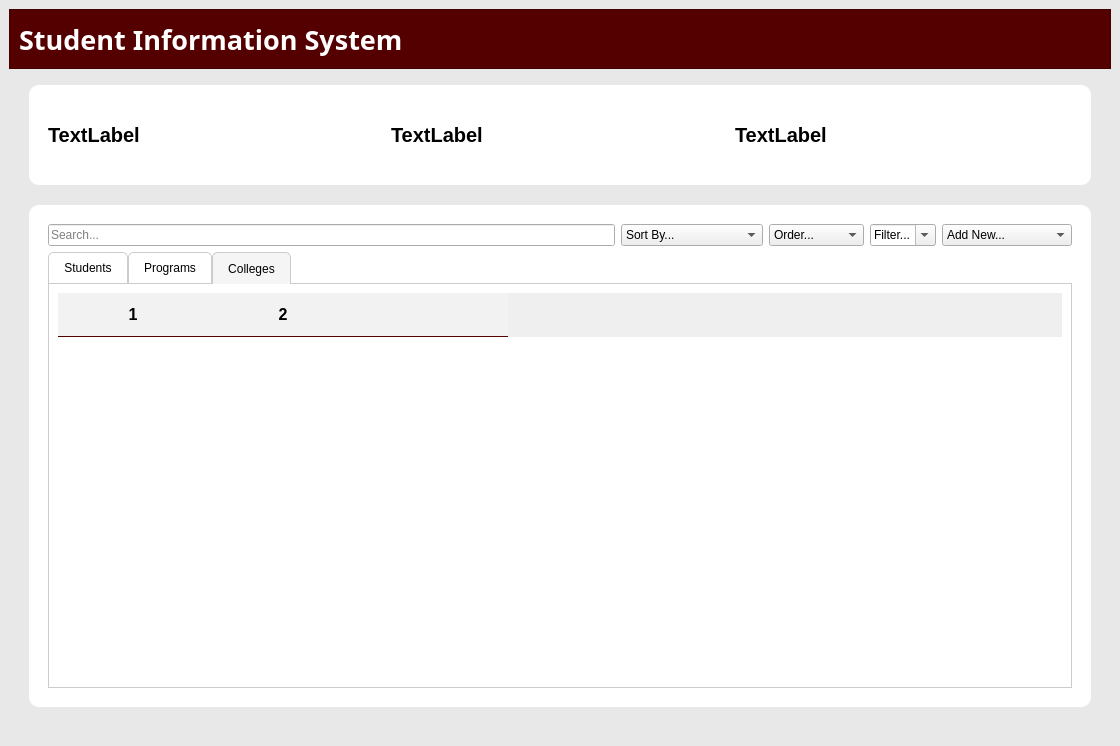
<?xml version="1.0" encoding="UTF-8"?>
<ui version="4.0">
 <class>MainWindow</class>
 <widget class="QMainWindow" name="MainWindow">
  <property name="geometry">
   <rect>
    <x>0</x>
    <y>0</y>
    <width>1120</width>
    <height>746</height>
   </rect>
  </property>
  <property name="sizePolicy">
   <sizepolicy hsizetype="Expanding" vsizetype="Expanding">
    <horstretch>0</horstretch>
    <verstretch>0</verstretch>
   </sizepolicy>
  </property>
  <property name="windowTitle">
   <string>MainWindow</string>
  </property>
  <property name="styleSheet">
   <string notr="true">QMainWindow {
    background-color: rgb(232, 232, 232);
}

QTableWidget {
    background-color: #fff;
    border: none;
    gridline-color: #ddd;
}
QHeaderView::section {
    background-color: #f2f2f2;
    font-weight: bold;
    border: none;
    padding: 10px;
}</string>
  </property>
  <widget class="QWidget" name="centralwidget">
   <property name="sizePolicy">
    <sizepolicy hsizetype="Expanding" vsizetype="Expanding">
     <horstretch>0</horstretch>
     <verstretch>0</verstretch>
    </sizepolicy>
   </property>
   <property name="minimumSize">
    <size>
     <width>1120</width>
     <height>746</height>
    </size>
   </property>
   <property name="styleSheet">
    <string notr="true">QFrame#tables, QFrame#stats {
    background-color: white;
    border-radius: 10px;
    padding: 10px;
}</string>
   </property>
   <layout class="QVBoxLayout" name="verticalLayout_2" stretch="1,11">
    <item>
     <layout class="QVBoxLayout" name="header_2">
      <item>
       <widget class="QFrame" name="header">
        <property name="sizePolicy">
         <sizepolicy hsizetype="Expanding" vsizetype="Expanding">
          <horstretch>0</horstretch>
          <verstretch>0</verstretch>
         </sizepolicy>
        </property>
        <property name="styleSheet">
         <string notr="true">QFrame{
	background-color: rgb(85, 0, 0);
}</string>
        </property>
        <property name="frameShape">
         <enum>QFrame::StyledPanel</enum>
        </property>
        <property name="frameShadow">
         <enum>QFrame::Raised</enum>
        </property>
        <layout class="QVBoxLayout" name="verticalLayout_4">
         <item>
          <widget class="QLabel" name="label">
           <property name="font">
            <font>
             <family>Gill Sans MT</family>
             <pointsize>20</pointsize>
             <weight>75</weight>
             <bold>true</bold>
            </font>
           </property>
           <property name="styleSheet">
            <string notr="true">QLabel{
	color: white;
	border: none;
}</string>
           </property>
           <property name="text">
            <string>Student Information System</string>
           </property>
          </widget>
         </item>
        </layout>
       </widget>
      </item>
     </layout>
    </item>
    <item>
     <layout class="QVBoxLayout" name="verticalLayout" stretch="2,10">
      <property name="spacing">
       <number>20</number>
      </property>
      <property name="sizeConstraint">
       <enum>QLayout::SetMinimumSize</enum>
      </property>
      <property name="leftMargin">
       <number>20</number>
      </property>
      <property name="topMargin">
       <number>10</number>
      </property>
      <property name="rightMargin">
       <number>20</number>
      </property>
      <property name="bottomMargin">
       <number>30</number>
      </property>
      <item>
       <widget class="QFrame" name="stats">
        <property name="sizePolicy">
         <sizepolicy hsizetype="Expanding" vsizetype="Expanding">
          <horstretch>0</horstretch>
          <verstretch>0</verstretch>
         </sizepolicy>
        </property>
        <property name="styleSheet">
         <string notr="true">QFrame #welcome{
    background-color: #fff;       
    border: 1px solid #ddd;       
    border-radius: 20px;    
    padding: 10px;             
}

QLabel{
	font-weight: bold;
	font-size: 20px;
}

</string>
        </property>
        <property name="frameShape">
         <enum>QFrame::StyledPanel</enum>
        </property>
        <property name="frameShadow">
         <enum>QFrame::Raised</enum>
        </property>
        <layout class="QHBoxLayout" name="horizontalLayout_2">
         <item>
          <layout class="QHBoxLayout" name="horizontalLayout" stretch="1,1,1">
           <item>
            <widget class="QLabel" name="studentCount">
             <property name="text">
              <string>TextLabel</string>
             </property>
            </widget>
           </item>
           <item>
            <widget class="QLabel" name="programCount">
             <property name="text">
              <string>TextLabel</string>
             </property>
            </widget>
           </item>
           <item>
            <widget class="QLabel" name="collegeCount">
             <property name="text">
              <string>TextLabel</string>
             </property>
            </widget>
           </item>
          </layout>
         </item>
        </layout>
       </widget>
      </item>
      <item>
       <widget class="QFrame" name="tables">
        <property name="styleSheet">
         <string notr="true">QHeaderView::section, QTableWidget::item {
    border-bottom: 1px solid rgb(85, 0, 0);
}

QHeaderView::section:last{
	color:transparent;
}

QTableWidget::item {
    background: white;
}

QTableWidget::item:selected {
    background-color: lightblue;
	color: rgb(85, 0, 0);
}

QTableWidget::item:hover {
    background-color: lightblue;
	color: rgb(85, 0, 0);
}

QTableWidget::row:hover {
    background-color: lightblue;
	color: rgb(85, 0, 0);
}
</string>
        </property>
        <property name="frameShape">
         <enum>QFrame::StyledPanel</enum>
        </property>
        <property name="frameShadow">
         <enum>QFrame::Raised</enum>
        </property>
        <layout class="QVBoxLayout" name="verticalLayout_3" stretch="1,11">
         <item>
          <layout class="QHBoxLayout" name="functions" stretch="8,2,0,0,1">
           <item>
            <widget class="QLineEdit" name="searchInput">
             <property name="placeholderText">
              <string>Search...</string>
             </property>
            </widget>
           </item>
           <item>
            <widget class="QComboBox" name="sortBy">
             <item>
              <property name="text">
               <string>Sort By...</string>
              </property>
             </item>
            </widget>
           </item>
           <item>
            <widget class="QComboBox" name="sortOrder">
             <item>
              <property name="text">
               <string>Order...</string>
              </property>
             </item>
             <item>
              <property name="text">
               <string>Ascending</string>
              </property>
             </item>
             <item>
              <property name="text">
               <string>Descending</string>
              </property>
             </item>
            </widget>
           </item>
           <item>
            <widget class="QComboBox" name="filterCombo">
             <property name="editable">
              <bool>true</bool>
             </property>
             <property name="insertPolicy">
              <enum>QComboBox::NoInsert</enum>
             </property>
             <item>
              <property name="text">
               <string>Filter...</string>
              </property>
             </item>
            </widget>
           </item>
           <item>
            <widget class="QComboBox" name="addButton">
             <item>
              <property name="text">
               <string>Add New...</string>
              </property>
             </item>
             <item>
              <property name="text">
               <string>Add New Student</string>
              </property>
             </item>
             <item>
              <property name="text">
               <string>Add New Program</string>
              </property>
             </item>
             <item>
              <property name="text">
               <string>Add New College</string>
              </property>
             </item>
            </widget>
           </item>
          </layout>
         </item>
         <item>
          <widget class="QTabWidget" name="tabWidget">
           <property name="styleSheet">
            <string notr="true">QTabBar::tab {
    background: white;
    border: 1px solid #ccc;
    border-top-left-radius: 5px;
    border-top-right-radius: 5px;
    padding: 8px 15px;
}


QTabBar::tab:selected {
    background: #f5f5f5;
    border: 1px solid #ccc;
    border-bottom: none;
}

QTabWidget::pane {
    border: 1px solid #ccc;
    top: -1px;
}</string>
           </property>
           <property name="currentIndex">
            <number>2</number>
           </property>
           <widget class="QWidget" name="tab">
            <attribute name="title">
             <string>Students</string>
            </attribute>
            <layout class="QHBoxLayout" name="horizontalLayout_3">
             <item>
              <widget class="QTableWidget" name="studentsTable">
               <property name="font">
                <font>
                 <pointsize>12</pointsize>
                </font>
               </property>
               <property name="mouseTracking">
                <bool>true</bool>
               </property>
               <property name="styleSheet">
                <string notr="true"/>
               </property>
               <property name="locale">
                <locale language="Javanese" country="Indonesia"/>
               </property>
               <property name="verticalScrollBarPolicy">
                <enum>Qt::ScrollBarAlwaysOn</enum>
               </property>
               <property name="sizeAdjustPolicy">
                <enum>QAbstractScrollArea::AdjustToContents</enum>
               </property>
               <property name="editTriggers">
                <set>QAbstractItemView::NoEditTriggers</set>
               </property>
               <property name="selectionBehavior">
                <enum>QAbstractItemView::SelectRows</enum>
               </property>
               <property name="textElideMode">
                <enum>Qt::ElideNone</enum>
               </property>
               <property name="showGrid">
                <bool>false</bool>
               </property>
               <property name="gridStyle">
                <enum>Qt::NoPen</enum>
               </property>
               <property name="columnCount">
                <number>7</number>
               </property>
               <attribute name="horizontalHeaderStretchLastSection">
                <bool>false</bool>
               </attribute>
               <attribute name="verticalHeaderVisible">
                <bool>false</bool>
               </attribute>
               <attribute name="verticalHeaderDefaultSectionSize">
                <number>40</number>
               </attribute>
               <attribute name="verticalHeaderHighlightSections">
                <bool>false</bool>
               </attribute>
               <column/>
               <column/>
               <column/>
               <column/>
               <column/>
               <column/>
               <column/>
              </widget>
             </item>
            </layout>
           </widget>
           <widget class="QWidget" name="tab_2">
            <attribute name="title">
             <string>Programs</string>
            </attribute>
            <layout class="QHBoxLayout" name="horizontalLayout_5">
             <item>
              <widget class="QTableWidget" name="programsTable">
               <property name="font">
                <font>
                 <pointsize>12</pointsize>
                </font>
               </property>
               <property name="mouseTracking">
                <bool>true</bool>
               </property>
               <property name="sizeAdjustPolicy">
                <enum>QAbstractScrollArea::AdjustToContents</enum>
               </property>
               <property name="editTriggers">
                <set>QAbstractItemView::NoEditTriggers</set>
               </property>
               <property name="selectionBehavior">
                <enum>QAbstractItemView::SelectRows</enum>
               </property>
               <property name="showGrid">
                <bool>false</bool>
               </property>
               <property name="gridStyle">
                <enum>Qt::NoPen</enum>
               </property>
               <property name="columnCount">
                <number>4</number>
               </property>
               <attribute name="horizontalHeaderStretchLastSection">
                <bool>false</bool>
               </attribute>
               <attribute name="verticalHeaderVisible">
                <bool>false</bool>
               </attribute>
               <attribute name="verticalHeaderDefaultSectionSize">
                <number>40</number>
               </attribute>
               <attribute name="verticalHeaderHighlightSections">
                <bool>false</bool>
               </attribute>
               <column/>
               <column/>
               <column/>
               <column/>
              </widget>
             </item>
            </layout>
           </widget>
           <widget class="QWidget" name="tab_3">
            <attribute name="title">
             <string>Colleges</string>
            </attribute>
            <layout class="QHBoxLayout" name="horizontalLayout_6">
             <item>
              <widget class="QTableWidget" name="collegesTable">
               <property name="maximumSize">
                <size>
                 <width>16777215</width>
                 <height>16777215</height>
                </size>
               </property>
               <property name="font">
                <font>
                 <pointsize>12</pointsize>
                </font>
               </property>
               <property name="mouseTracking">
                <bool>true</bool>
               </property>
               <property name="layoutDirection">
                <enum>Qt::LeftToRight</enum>
               </property>
               <property name="styleSheet">
                <string notr="true"/>
               </property>
               <property name="locale">
                <locale language="Konkani" country="India"/>
               </property>
               <property name="sizeAdjustPolicy">
                <enum>QAbstractScrollArea::AdjustToContents</enum>
               </property>
               <property name="editTriggers">
                <set>QAbstractItemView::NoEditTriggers</set>
               </property>
               <property name="selectionBehavior">
                <enum>QAbstractItemView::SelectRows</enum>
               </property>
               <property name="showGrid">
                <bool>false</bool>
               </property>
               <property name="gridStyle">
                <enum>Qt::NoPen</enum>
               </property>
               <property name="columnCount">
                <number>3</number>
               </property>
               <attribute name="horizontalHeaderDefaultSectionSize">
                <number>150</number>
               </attribute>
               <attribute name="horizontalHeaderStretchLastSection">
                <bool>false</bool>
               </attribute>
               <attribute name="verticalHeaderVisible">
                <bool>false</bool>
               </attribute>
               <attribute name="verticalHeaderDefaultSectionSize">
                <number>40</number>
               </attribute>
               <attribute name="verticalHeaderHighlightSections">
                <bool>false</bool>
               </attribute>
               <column/>
               <column/>
               <column/>
              </widget>
             </item>
            </layout>
           </widget>
          </widget>
         </item>
        </layout>
       </widget>
      </item>
     </layout>
    </item>
   </layout>
  </widget>
 </widget>
 <resources/>
 <connections/>
</ui>
